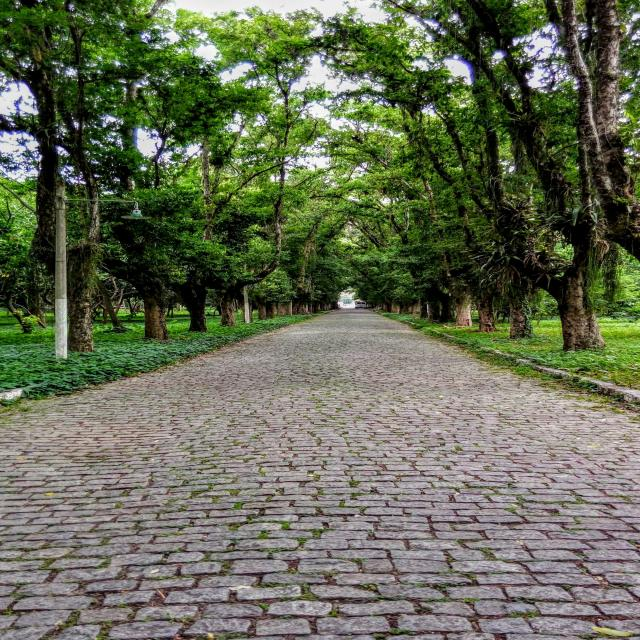
#> input picture input_images/park6_jpg.rf.994ba4b820dba7f11b38f41877e492ba.jpg, 640 x 640 px
$ python create_cutout_simple.py
#> lines starting #> are read from the running program, lines starting #| are printed output that depends on the picture; after the words box and inside, x2 and y2 are one past the last pixel; in counts of white or black regions, pixels touching at a corner belong together
import numpy as np
from PIL import Image

def create_cutout_with_mask(image_path, mask_path, output_path):
    """
    Creates a transparent cutout of an image based on a binary mask.
    """
#> called with mask_path = 'ground_mask.png', output_path = 'cutout_ground.png'
    # Load the original image and the mask
    original = Image.open(image_path)
#> original is the input picture: PIL image 640x640 RGB; mean R, G, B 101.2, 107.6, 85.5
    mask = Image.open(mask_path).convert("L")  # Convert mask to grayscale
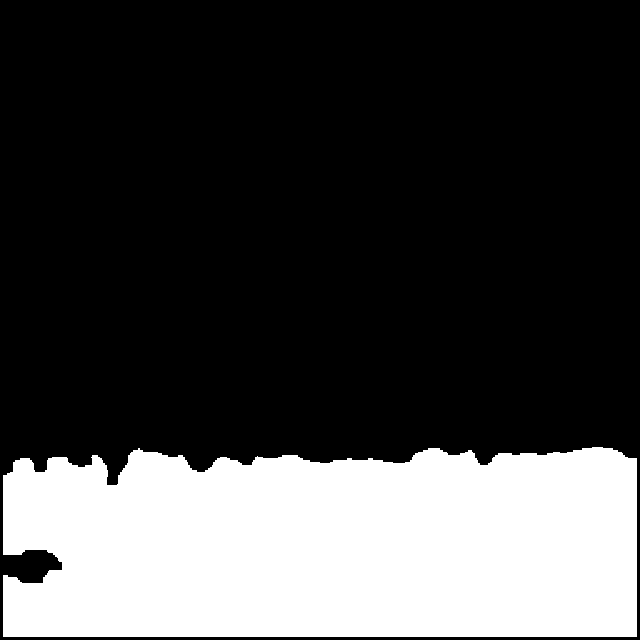
#> input picture ground_mask.png, 640 x 640 px
#> mask is the input picture: PIL image 640x640 L; 27.3% white; 1 white region, box (x1, y1, x2, y2) and area: (3, 447, 637, 637) 111867

    # Ensure the mask and image have the same dimensions
    if original.size != mask.size:
        mask = mask.resize(original.size, Image.NEAREST)

    # Convert the original image to RGBA format
    rgba_image = original.convert("RGBA")

    # Get the image data as numpy arrays
    rgba_data = np.array(rgba_image)
    mask_data = np.array(mask)

    # Normalize mask values to 0 or 1
    if mask_data.max() > 1:
        mask_data = mask_data / 255

    # Apply the mask to the alpha channel
    rgba_data[:, :, 3] = (mask_data * 255).astype(np.uint8)
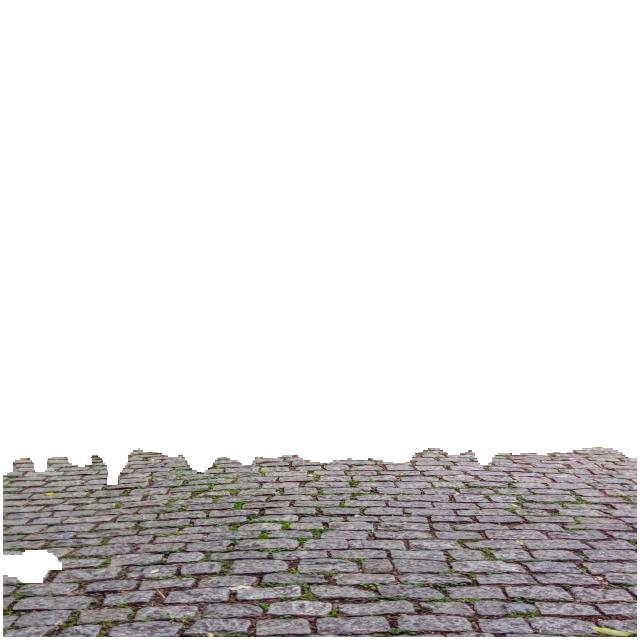
#> rgba_data: shape (640, 640, 4); mean R, G, B, A 101.2, 107.6, 85.5, 69.6; transparent parts drawn white

    # Create a new image from the modified data
    result = Image.fromarray(rgba_data)

    # Save the resulting image
    result.save(output_path, format="PNG")
    print(f"Cutout image saved to {output_path}")

# Use the default paths from your project
image_path = "input_images/park6_jpg.rf.994ba4b820dba7f11b38f41877e492ba.jpg"
mask_path = "ground_mask.png"
output_path = "cutout_ground.png"

# Create the cutout
create_cutout_with_mask(image_path, mask_path, output_path)
